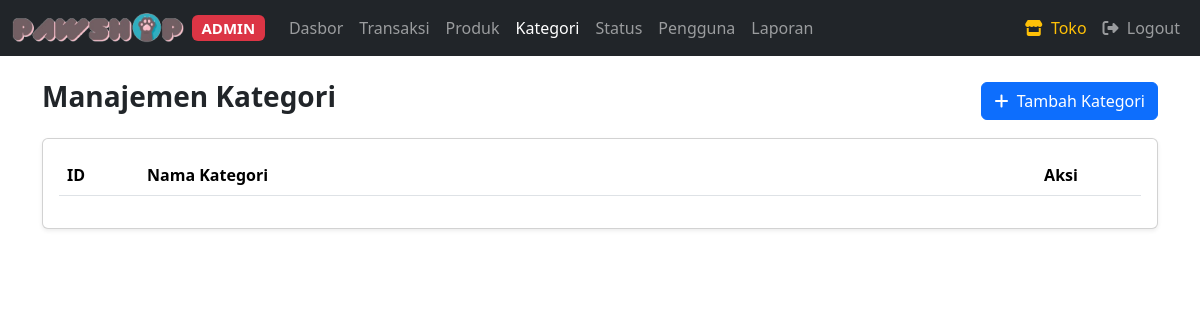
Before: /admin/categories.php (signed in) with the older database file.
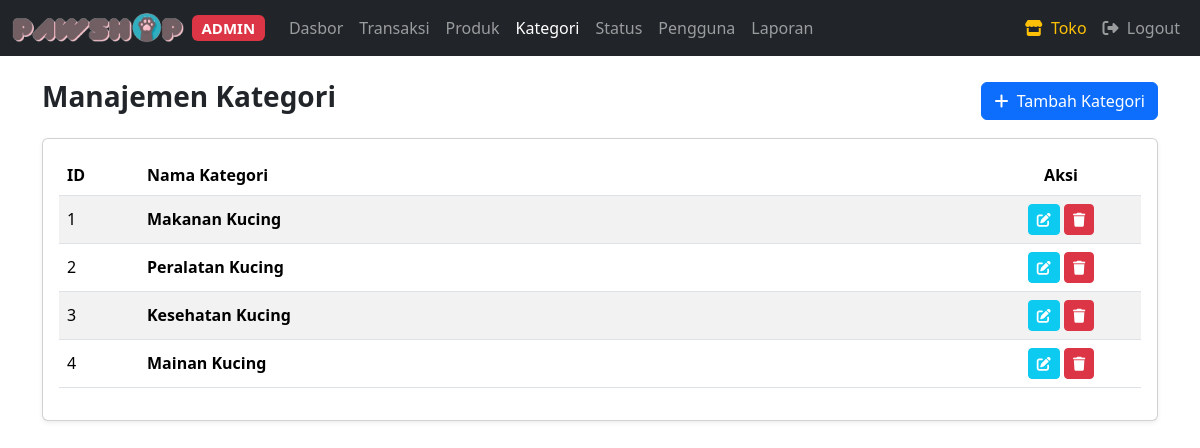
After: the same page with the newer database file.
### tables this page shows
CREATE TABLE IF NOT EXISTS `kategori` (
  `id` int(11) NOT NULL AUTO_INCREMENT,
  `name` varchar(50) NOT NULL,
  PRIMARY KEY (`id`)
);

### admin/categories.php (the view, shortened to what this page needs)
<?php
require_once __DIR__ . '/../config/database.php';
?>
<!doctype html>
<html lang="en">
<head>
  <link href="<?= BASE_URL ?>assets/css/bootstrap.min.css" rel="stylesheet">
  <link rel="stylesheet" href="<?= BASE_URL ?>assets/css/datatables.min.css">
</head>
<body>
  <?php include __DIR__ . '/../includes/admin-navbar.php'; ?>
  <div class="container mt-4">
    <div class="d-flex justify-content-between align-items-center mb-3">
      <h3 class="fw-bold">Manajemen Kategori</h3>
      <button type="button" class="btn btn-primary" data-bs-toggle="modal" data-bs-target="#newCategory">
        <i class="fa-solid fa-plus me-1"></i> Tambah Kategori
      </button>
    </div>
    <div class="card shadow-sm mt-3">
      <div class="card-body">
        <div class="table-responsive">
          <table class="table table-striped table-hover align-middle" id="categoriesDataTables">
            <thead>
              <tr>
                <th style="width: 80px;">ID</th>
                <th>Nama Kategori</th>
                <th style="width: 160px;" class="text-center">Aksi</th>
              </tr>
            </thead>
            <tbody>
              <?php
              $fetch = "SELECT * FROM kategori ORDER BY id ASC";
              $res = mysqli_query($conn, $fetch);
              if ($res && mysqli_num_rows($res) > 0) {
                while ($row = mysqli_fetch_assoc($res)) {
              ?>
                  <tr>
                    <td><?= $row['id']; ?></td>
                    <td class="fw-semibold"><?= htmlspecialchars($row['name']); ?></td>
                    <td class="text-center">
                      <button type="button" class="btn btn-sm btn-info text-white" data-bs-toggle="modal" data-bs-target="#editCategory" data-id="<?= $row['id']; ?>">
                        <i class="fa-solid fa-pen-to-square"></i>
                      </button>
                      <button type="button" class="btn btn-sm btn-danger" data-bs-toggle="modal" data-bs-target="#deleteCategory" data-id="<?= $row['id']; ?>">
                        <i class="fa-solid fa-trash"></i>
                      </button>
                    </td>
                  </tr>
              <?php
                }
              }
              ?>
            </tbody>
          </table>
        </div>
      </div>
    </div>
  </div>
</body>
</html>

Changed rows visible on the page:
added kategori: id "1", name "Makanan Kucing"
added kategori: id "2", name "Peralatan Kucing"
added kategori: id "3", name "Kesehatan Kucing"
added kategori: id "4", name "Mainan Kucing"
